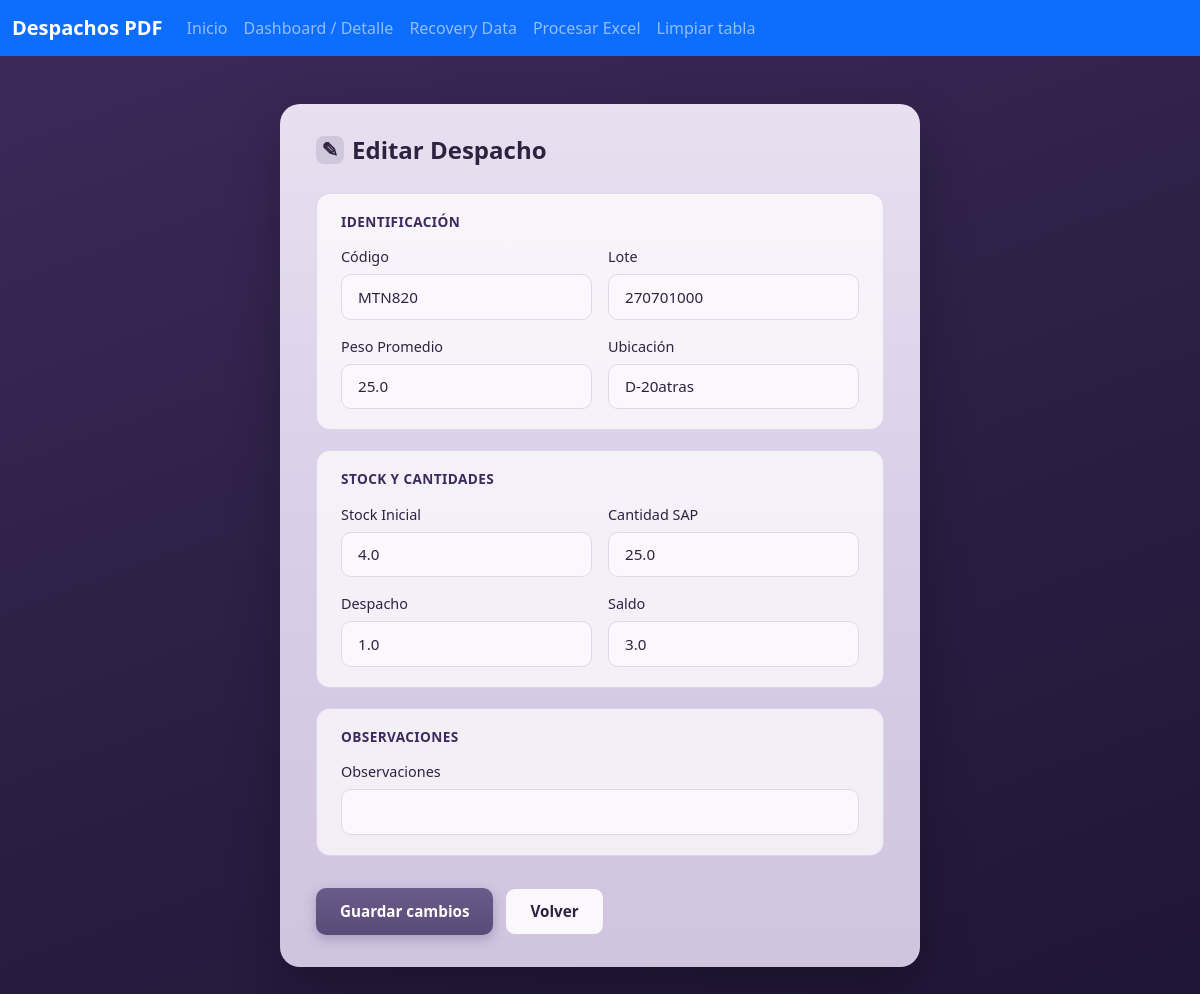
/editar/5, run on the app's committed database.
### app/models/despacho_model.py (models this page shows, shortened)
class Despacho(Base):
    __tablename__ = "despacho"
    id = Column(Integer, primary_key=True)
    id_carga = Column(Integer)
    fecha = Column(String(20))
    turno = Column(String(10))
    codigo = Column(String(20))
    lote = Column(String(20))
    peso_promedio = Column(Float)
    ubicacion = Column(String(50))
    stock_inicial = Column(Float)
    cantidad_sap = Column(Float)
    despacho = Column(Float)
    saldo = Column(Float)
    observaciones = Column(String(200))

### app/routes/dashboard_routes.py (the view, shortened to what this page needs)
@dashboard_bp.route("/editar/<int:id>", methods=["GET", "POST"])
def editar(id):
    registro = session.get(Despacho, id)
    return render_template("editar.html", r=registro)

### templates/editar.html (shortened to what this page needs)
<!DOCTYPE html>
<html lang="es">
<head>
    <link rel="stylesheet" href="{{ url_for('static', filename='main.css') }}">
    <link href="https://cdn.jsdelivr.net/npm/bootstrap@5.3.8/dist/css/bootstrap.min.css" rel="stylesheet">
</head>
<body class="d-flex flex-column min-vh-100 edit-page">
<nav class="navbar navbar-expand-lg navbar-dark bg-primary">
    <div class="container-fluid">
        <a class="navbar-brand" href="{{ url_for('dashboard.home') }}">Despachos PDF</a>
        <div class="collapse navbar-collapse" id="navbarNav">
            <ul class="navbar-nav me-auto">
                <li class="nav-item">
                    <a class="nav-link nav-link-close" href="{{ url_for('dashboard.home') }}">Inicio</a>
                </li>
                <li class="nav-item">
                    <a class="nav-link nav-link-close" href="{{ url_for('dashboard.dashboard') }}">Dashboard / Detalle</a>
                </li>
                <li class="nav-item">
                    <a class="nav-link nav-link-close" href="{{ url_for('pdf.ver_recovery') }}">Recovery Data</a>
                </li>
                <li class="nav-item">
                    <a class="nav-link nav-link-close" href="{{ url_for('excel.procesar_excel_route') }}">Procesar Excel</a>
                </li>
                <li class="nav-item">
                    <a class="nav-link nav-link-close" href="{{ url_for('pdf.limpiar_tabla') }}">Limpiar tabla</a>
                </li>
            </ul>
        </div>
    </div>
</nav>
<main class="flex-grow-1 d-flex align-items-start justify-content-center py-5 px-3">
    <div class="excel-form-panel edit-form-panel">
        <h1 class="excel-form-title">
            <span class="excel-form-icon" aria-hidden="true">✎</span>
            Editar Despacho
        </h1>
        <form method="POST" action="{{ url_for('dashboard.editar', id=r.id) }}" class="excel-form">
            <section class="excel-form-section">
                <h2 class="excel-form-section-title">Identificación</h2>
                <div class="row g-3">
                    <div class="col-md-6">
                        <label class="excel-form-label">Código</label>
                        <input type="text" name="codigo" class="excel-form-input" value="{{ r.codigo or '' }}">
                    </div>
                    <div class="col-md-6">
                        <label class="excel-form-label">Lote</label>
                        <input type="text" name="lote" class="excel-form-input" value="{{ r.lote or '' }}">
                    </div>
                    <div class="col-md-6">
                        <label class="excel-form-label">Peso Promedio</label>
                        <input type="text" name="peso" class="excel-form-input" value="{{ r.peso_promedio or '' }}">
                    </div>
                    <div class="col-md-6">
                        <label class="excel-form-label">Ubicación</label>
                        <input type="text" name="ubicacion" class="excel-form-input" value="{{ r.ubicacion or '' }}">
                    </div>
                </div>
            </section>
            <section class="excel-form-section">
                <h2 class="excel-form-section-title">Stock y cantidades</h2>
                <div class="row g-3">
                    <div class="col-md-6">
                        <label class="excel-form-label">Stock Inicial</label>
                        <input type="text" name="stock" class="excel-form-input" value="{{ r.stock_inicial or '' }}">
                    </div>
                    <div class="col-md-6">
                        <label class="excel-form-label">Cantidad SAP</label>
                        <input type="text" name="cantidad" class="excel-form-input" value="{{ r.cantidad_sap or '' }}">
                    </div>
                    <div class="col-md-6">
                        <label class="excel-form-label">Despacho</label>
                        <input type="text" name="despacho" class="excel-form-input" value="{{ r.despacho or '' }}">
                    </div>
                    <div class="col-md-6">
                        <label class="excel-form-label">Saldo</label>
                        <input type="text" name="saldo" class="excel-form-input" value="{{ r.saldo or '' }}">
                    </div>
                </div>
            </section>
            <section class="excel-form-section">
                <h2 class="excel-form-section-title">Observaciones</h2>
                <label class="excel-form-label">Observaciones</label>
                <input type="text" name="obs" class="excel-form-input" value="{{ r.observaciones or '' }}">
            </section>
            <div class="excel-form-actions">
                <button type="submit" class="excel-btn excel-btn-primary">Guardar cambios</button>
                <a href="{{ url_for('dashboard.home') }}" class="excel-btn excel-btn-secondary">Volver</a>
            </div>
        </form>
    </div>
</main>
</body>
</html>

### static/main.css (style rules this page uses)
.navbar-brand { font-weight: 600; }
.navbar-nav .nav-link { font-weight: 500; }
.excel-form-panel { width: 100%; max-width: 560px; background: linear-gradient(180deg, #e8e0f0 0%, #d8cee8 50%, #d0c4e0 100%); border-radius: 20px; padding: 2rem 2.25rem; box-shadow: 0 20px 50px rgba(0, 0, 0, 0.25); }
.excel-form-title { font-size: 1.5rem; font-weight: 600; color: #2d2340; margin-bottom: 1.75rem; display: flex; align-items: center; gap: 0.5rem; }
.excel-form-icon { display: inline-flex; align-items: center; justify-content: center; width: 28px; height: 28px; background: rgba(45, 35, 64, 0.12); color: #2d2340; border-radius: 8px; font-size: 1.25rem; line-height: 1; }
.excel-form-section { background: rgba(255, 255, 255, 0.7); border-radius: 14px; padding: 1.25rem 1.5rem; margin-bottom: 1.25rem; border: 1px solid rgba(210, 196, 224, 0.6); }
.excel-form-section-title { font-size: 0.85rem; font-weight: 600; color: #3d2a5c; margin-bottom: 1rem; text-transform: uppercase; letter-spacing: 0.03em; }
.excel-form-label { display: block; font-size: 0.9rem; font-weight: 500; color: #2d2340; margin-bottom: 0.4rem; }
.excel-form-input { width: 100%; padding: 0.65rem 1rem; font-size: 0.95rem; color: #2d2340; background: #faf8fc; border: 1px solid #e0d8e8; border-radius: 10px; transition: border-color 0.2s, box-shadow 0.2s; }
.excel-form-actions { display: flex; flex-wrap: wrap; gap: 0.75rem; margin-top: 1.5rem; padding-top: 0.5rem; }
.excel-btn { padding: 0.7rem 1.5rem; font-size: 0.95rem; font-weight: 600; border-radius: 10px; text-decoration: none; border: none; cursor: pointer; transition: opacity 0.2s, transform 0.15s; }
.excel-btn-primary { background: linear-gradient(180deg, #6b5b8a 0%, #5a4a78 100%); color: #fff; box-shadow: 0 4px 12px rgba(90, 74, 120, 0.35); }
.excel-btn-secondary { background: #faf8fc; color: #2d2340; border: 1px solid #d0c4e0; }
.edit-page { background: linear-gradient(160deg, #3d2a5c 0%, #2d1f45 50%, #1f1535 100%); min-height: 100vh; }
.edit-form-panel { max-width: 640px; }

### data on the page
Despacho: codigo "MTN820", lote "270701000", peso "25.0", ubicacion "D-20atras", stock "4.0", cantidad "25.0", despacho "1.0", saldo "3.0"
